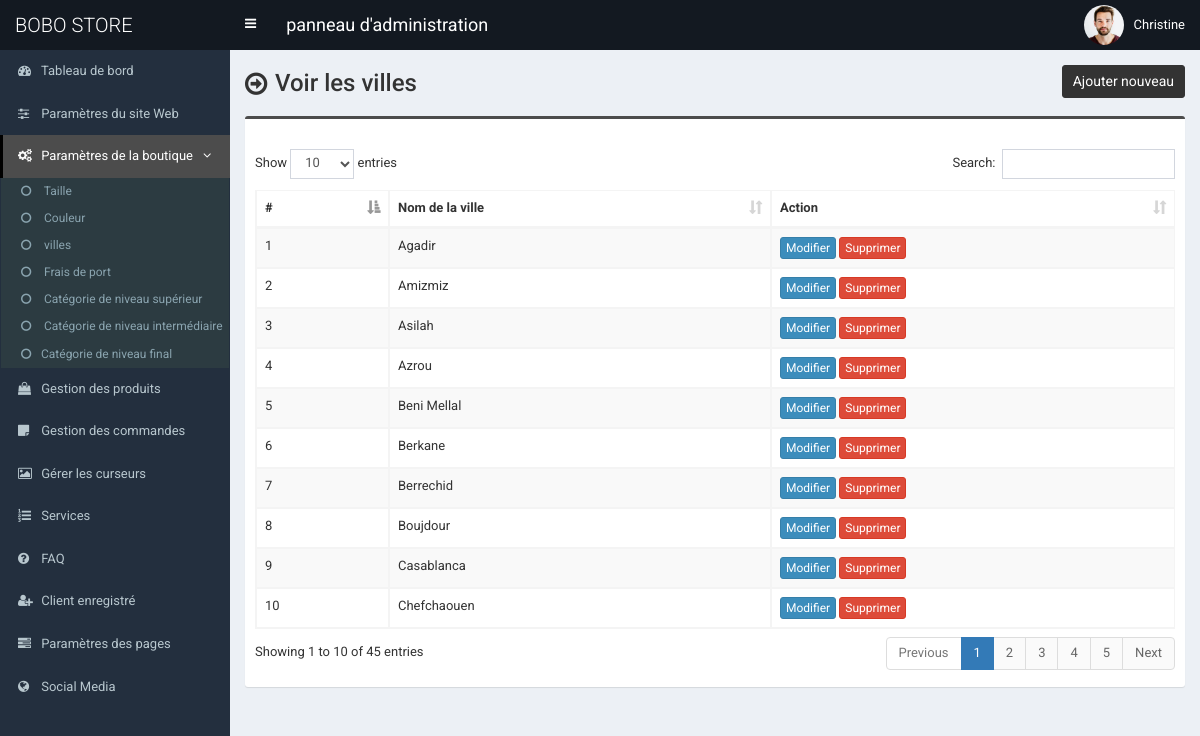
The app's page /admin/country.php (signed in) with its own data.
### tables this page shows
CREATE TABLE IF NOT EXISTS `tbl_country` (
  `country_id` int NOT NULL AUTO_INCREMENT,
  `country_name` varchar(100) NOT NULL DEFAULT '',
  PRIMARY KEY (`country_id`)
);

### admin/country.php (the view, shortened to what this page needs)
<?php require_once('header.php'); ?>
<section class="content-header">
	<div class="content-header-left">
		<h1>Voir les villes</h1>
	</div>
	<div class="content-header-right">
		<a href="country-add.php" class="btn btn-primary btn-sm">Ajouter nouveau</a>
	</div>
</section>
<section class="content">
  <div class="row">
    <div class="col-md-12">
      <div class="box box-info">
        <div class="box-body table-responsive">
          <table id="example1" class="table table-bordered table-hover table-striped">
			<thead>
			    <tr>
			        <th>#</th>
			        <th>Nom de la ville</th>
			        <th>Action</th>
			    </tr>
			</thead>
            <tbody>
            	<?php
            	$i=0;
            	$statement = $pdo->prepare("SELECT * FROM tbl_country ORDER BY country_id ASC");
            	$statement->execute();
            	$result = $statement->fetchAll(PDO::FETCH_ASSOC);
            	foreach ($result as $row) {
            		$i++;
            		?>
					<tr>
	                    <td><?php echo $i; ?></td>
	                    <td><?php echo $row['country_name']; ?></td>
	                    <td>
	                        <a href="country-edit.php?id=<?php echo $row['country_id']; ?>" class="btn btn-primary btn-xs">Modifier</a>
	                        <a href="#" class="btn btn-danger btn-xs" data-href="country-delete.php?id=<?php echo $row['country_id']; ?>" data-toggle="modal" data-target="#confirm-delete">Supprimer</a>
	                    </td>
	                </tr>
            		<?php
            	}
            	?>
            </tbody>
          </table>
        </div>
      </div>
</section>
<?php require_once('footer.php'); ?>

### admin/style.css (style rules this page uses)
body { font-size: 13px; font-family: "Roboto", sans-serif; }
.content-header > h1, .content-header .content-header-left h1 { font-family: "Roboto", sans-serif; }
.box-info { padding-top: 20px; }
.content-header { overflow: hidden; }
.content-header .content-header-left { float: left; padding-top: 5px; }
.content-header .content-header-right { float: right; }
.content-header .content-header-left h1 { margin-top: 0; margin-bottom: 0; padding-left: 30px; padding-bottom: 5px; font-size: 24px; position: relative; }
.content-header .content-header-left h1:before { position: absolute; top: 0; left: 0; font-family: "FontAwesome", sans-serif; font-size: 26px; content: "\f18e"; }
.content-header .content-header-right a { position: relative; font-size: 14px; }
.box.box-info { border-top-color: #4c4c4c; }
.content-header .content-header-right a { background-color: #333333; border-color: #333333; }

### records on screen
tbl_country: country_name "Agadir"
tbl_country: country_name "Amizmiz"
tbl_country: country_name "Asilah"
tbl_country: country_name "Azrou"
tbl_country: country_name "Beni Mellal"
tbl_country: country_name "Berkane"
tbl_country: country_name "Berrechid"
tbl_country: country_name "Boujdour"
tbl_country: country_name "Casablanca"
tbl_country: country_name "Chefchaouen"

### other values on screen
$_SESSION['user']['full_name'] "Christine"
